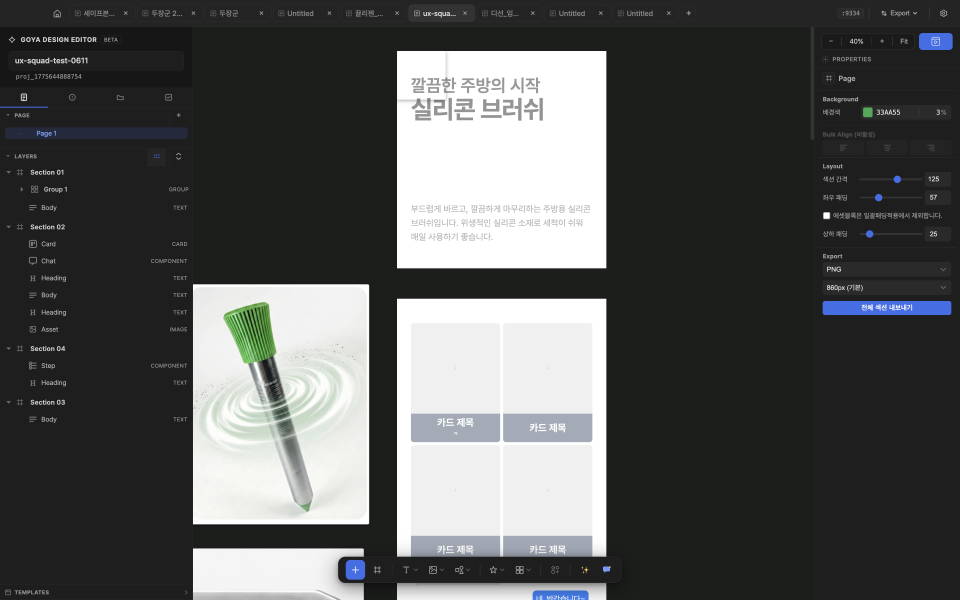
#> input picture .qa/ulens-00-baseline.png, 2880 x 1800 px (shown at 1/3 size)
$ python export-compare.py ../.qa/ulens-00-baseline.png ../.qa/ulens-addtext-menu.png
#> lines starting #> are read from the running program, lines starting #| are printed output that depends on the picture
#!/usr/bin/env python3
"""export PNG vs truth PNG — 릴리스 게이트용 판정기.

★왜 스킬의 pixdiff.py 로 안 끝내나(2026-08-28 실측):
  pixdiff 의 판정은 «TOTAL < 600» 하나다. 그런데 자가시험에서:
      30x30 빨강 블록을 통째로 얹어도 TOTAL 450 → 「✅ 사실상 일치」
  로 나온다. ⇒ «국소» 결함(코너 arc·그림자 클리핑·라운드 미스매치)이 임계에 안 걸린다.
  그게 하필 이번에 의심하는 계열이다(overflow-x: hidden→clip 전역 변경).
  ⇒ 전역 TOTAL 말고 «뭉침»을 같이 본다. 셀 하나에 몰리면 크기가 작아도 FAIL.

판정(둘 중 하나라도 걸리면 FAIL):
  ⑴ TOTAL  >= TOTAL_MAX      전역으로 어긋남(기하·크롭 계열)
  ⑵ 최대 셀 밀도 >= CELL_MAX  16x16 격자 한 칸에 몰림(국소 결함 계열)
  ⑶ 크기 불일치는 «그 자체로» FAIL — 리사이즈해서 덮지 않는다(잘림/여백 변화가 사라진다)

실행: arch -arm64 python3 export-compare.py <export.png> <truth.png> [--json]
"""
import sys, json
from PIL import Image, ImageChops

TH        = 40     # 서브픽셀 AA 무시 임계(픽셀 밝기차)
TOTAL_MAX = 600    # 전역 — 스킬 기존 기준 유지
CELL      = 16     # 국소 격자 한 변
CELL_MAX  = 60     # 한 칸(16x16=256px) 중 60개 이상 다르면 «뭉친 결함»
                   #   자가시험 근거: 12x12 국소 변형이 셀 밀도 ~100 으로 잡힌다.

def main():
    ep, tp = sys.argv[1], sys.argv[2]
    as_json = '--json' in sys.argv
    exp = Image.open(ep).convert('RGB')
#> exp is the input picture: PIL image 2880x1800 RGB; mean R, G, B 85, 86.4, 86
    tru = Image.open(tp).convert('RGB')
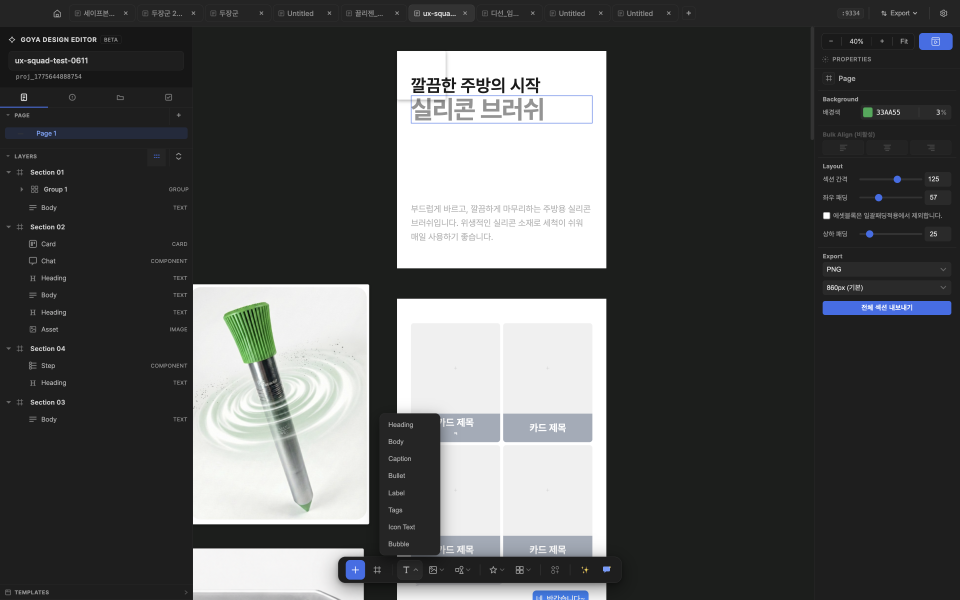
#> input picture .qa/ulens-addtext-menu.png, 2880 x 1800 px (shown at 1/3 size)
#> tru is the input picture: PIL image 2880x1800 RGB; mean R, G, B 82.7, 84.2, 83.8
    out = {'export': ep, 'truth': tp, 'expSize': list(exp.size), 'truthSize': list(tru.size),
           'sizeMismatch': exp.size != tru.size, 'total': 0, 'maxCell': 0, 'maxCellAt': None,
           'bands': [], 'verdict': 'PASS', 'reasons': []}
    if exp.size != tru.size:
        # ★리사이즈로 덮지 않는다 — 높이가 달라졌다는 건 «내보내기가 잘렸거나 여백이 늘었다»는 뜻이다.
        out['reasons'].append(f'크기 불일치 export{exp.size} vs truth{tru.size} — 잘림/여백 변화')
        out['verdict'] = 'FAIL'
        tru = tru.resize(exp.size, Image.LANCZOS)   # 아래 밴드 국소화는 계속 한다(어디가 밀렸는지 보려고)

    d = ImageChops.difference(exp, tru).convert('L')
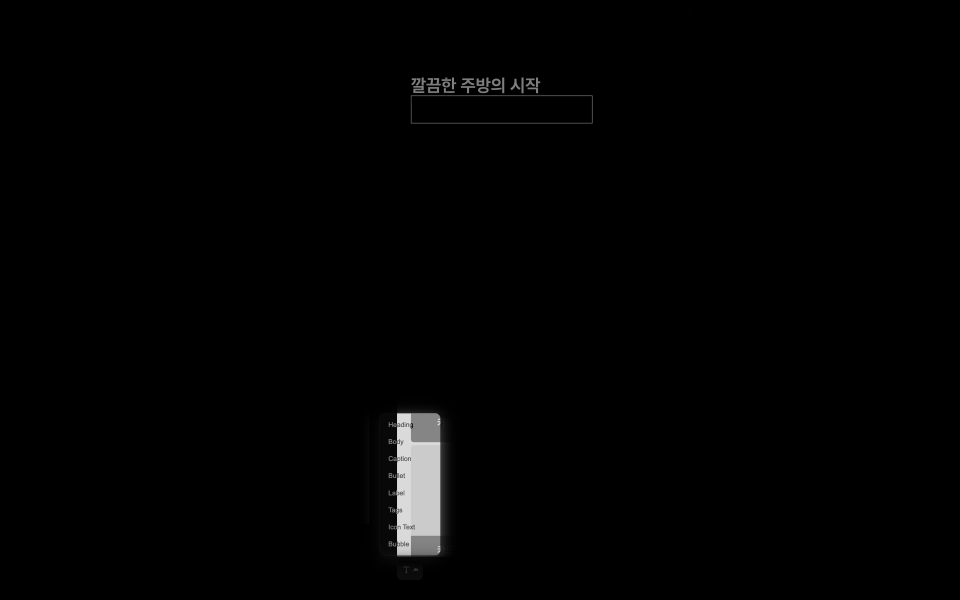
#> d: PIL image 2880x1800 L (shown at 1/3 size); min 0, max 218, mean 2.4
    px = d.load(); W, H = d.size
#> after `W, H = d.size`: W = 2880; H = 1800
    # 전역 — x 를 «전부» 센다(스킬은 2칸씩 건너뛴다. 국소 결함에서 절반을 잃는다)
    rows = [sum(1 for x in range(W) if px[x, y] > TH) for y in range(H)]
#> rows = 1800 values, max 546 at index 286, min 0 at index 0, mean 38.77
    out['total'] = sum(rows)

    # 국소 — 16x16 격자 밀도
    best = 0; bestAt = None
    for gy in range(0, H, CELL):
        for gx in range(0, W, CELL):
            c = 0
            for y in range(gy, min(gy + CELL, H)):
                for x in range(gx, min(gx + CELL, W)):
                    if px[x, y] > TH: c += 1
            if c > best: best, bestAt = c, (gx, gy)
#> after the loop, best = 256; bestAt = (1200, 1248)
    out['maxCell'] = best; out['maxCellAt'] = list(bestAt) if bestAt else None

    # 밴드 국소화(보고용)
    bands = []; inb = False; y0 = 0
    for y, c in enumerate(rows):
        if c > 6 and not inb: inb, y0 = True, y
        elif c <= 6 and inb:
            inb = False
            if y - y0 > 2: bands.append((y0, y, sum(rows[y0:y])))
#> this loop made 1800 passes
#> inb on passes 233, 281, 287, 289, 369, 371, 1241, 1671, 1701, 1703, 1707, 1709: True, False, True, False, True, False, True, False, True, False, True, False
#> after the loop, bands = [(232, 280, 7339), (1240, 1670, 59820), (1710, 1713, 30)]; inb = False; y0 = 1718
    if inb: bands.append((y0, H, sum(rows[y0:H])))
    bands.sort(key=lambda b: -b[2])
    for y0, y1, tot in bands[:8]:
        xs = [x for y in range(y0, min(y1, y0 + 20)) for x in range(0, W, 3) if px[x, y] > TH]
        out['bands'].append({'y0': y0, 'y1': y1, 'diff': tot,
                             'x0': min(xs) if xs else None, 'x1': max(xs) if xs else None})
#> this loop made 3 passes

    if out['total'] >= TOTAL_MAX:
        out['verdict'] = 'FAIL'; out['reasons'].append(f'전역 diff {out["total"]} >= {TOTAL_MAX}')
    if out['maxCell'] >= CELL_MAX:
        out['verdict'] = 'FAIL'
        out['reasons'].append(f'국소 뭉침 {out["maxCell"]}/{CELL*CELL} @ {out["maxCellAt"]} >= {CELL_MAX}')

    # 추정 계열 — 어디에 몰렸나
    if out['verdict'] == 'FAIL' and out['bands']:
        b = out['bands'][0]
#> b = {'y0': 1240, 'y1': 1670, 'diff': 59820, 'x0': 1191, 'x1': 1320}
        edge = (b['x0'] is not None and (b['x0'] < 24 or (b['x1'] or 0) > W - 24))
#> edge = False
        out['guess'] = '가장자리/코너 — border-radius·overflow·테두리 클리핑 계열' if edge \
                       else '중앙/전면 — background-size·position 또는 기하 이동 계열'
    if as_json:
        print(json.dumps(out, ensure_ascii=False))
    else:
        mark = '✅ PASS' if out['verdict'] == 'PASS' else '❌ FAIL'
#> mark = '❌ FAIL'
        print(f'{mark}  {W}x{H}  TOTAL={out["total"]}  maxCell={out["maxCell"]}@{out["maxCellAt"]}')
#| ❌ FAIL  2880x1800  TOTAL=69790  maxCell=256@[1200, 1248]
        for r in out['reasons']: print(f'   · {r}')
#> this loop made 2 passes
#> r on passes 1 to 2: '전역 diff 69790 >= 600', '국소 뭉침 256/256 @ [1200, 1248] >= 60'
#|    · 전역 diff 69790 >= 600
#|    · 국소 뭉침 256/256 @ [1200, 1248] >= 60
        for b in out['bands'][:4]:
            print(f'   band y={b["y0"]}-{b["y1"]} diff={b["diff"]} x=({b["x0"]},{b["x1"]})')
#> this loop made 3 passes
#> b on passes 2 to 3: {'y0': 232, 'y1': 280, 'diff': 7339, 'x0': 1236, 'x1': 1620}, {'y0': 1710, 'y1': 1713, 'diff': 30, 'x0': 1218, 'x1': 1251}
#|    band y=1240-1670 diff=59820 x=(1191,1320)
#|    band y=232-280 diff=7339 x=(1236,1620)
#|    band y=1710-1713 diff=30 x=(1218,1251)
        if 'guess' in out: print(f'   추정: {out["guess"]}')
#|    추정: 중앙/전면 — background-size·position 또는 기하 이동 계열
#> (the run stopped early here; a loop or call above may not have finished)
